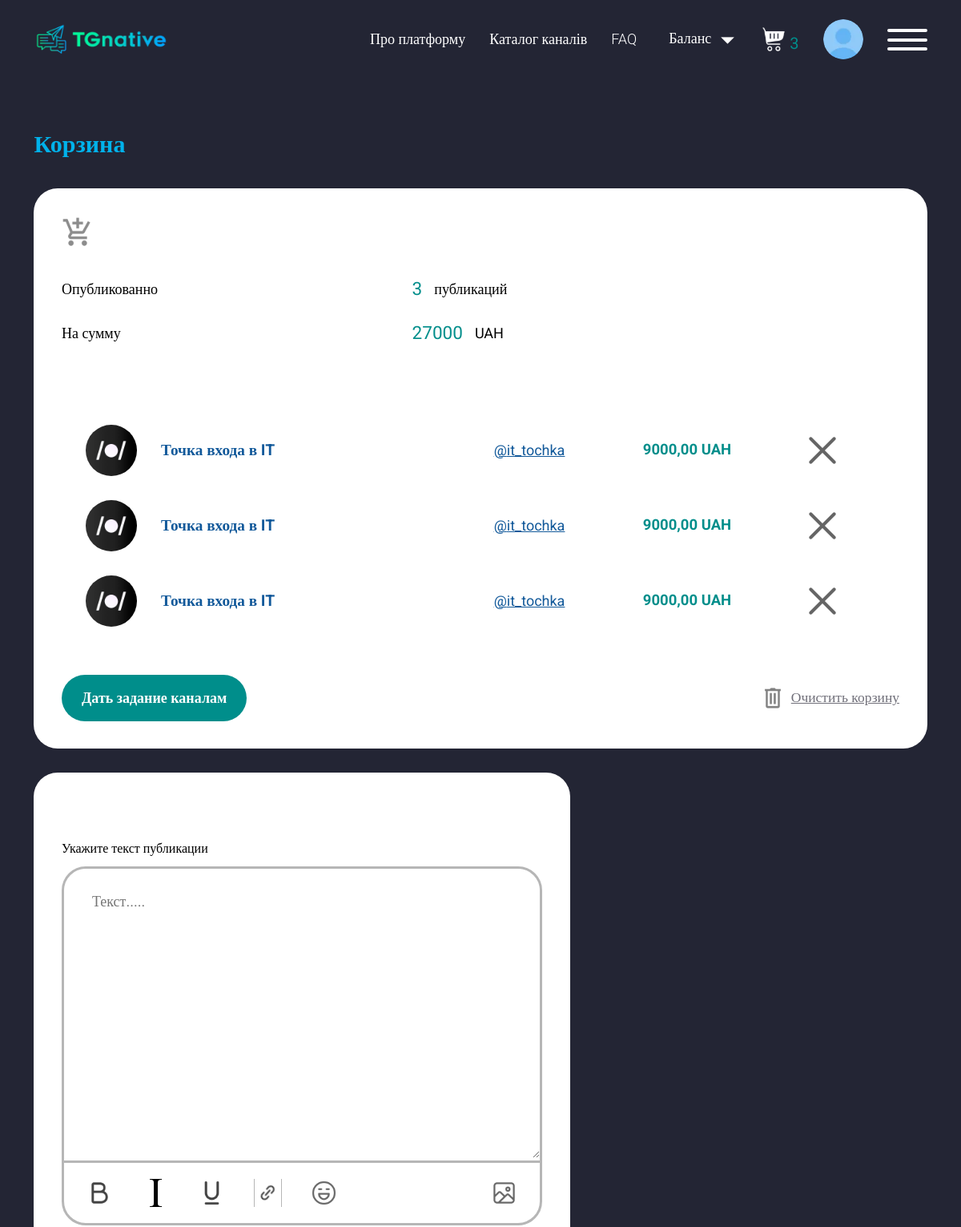
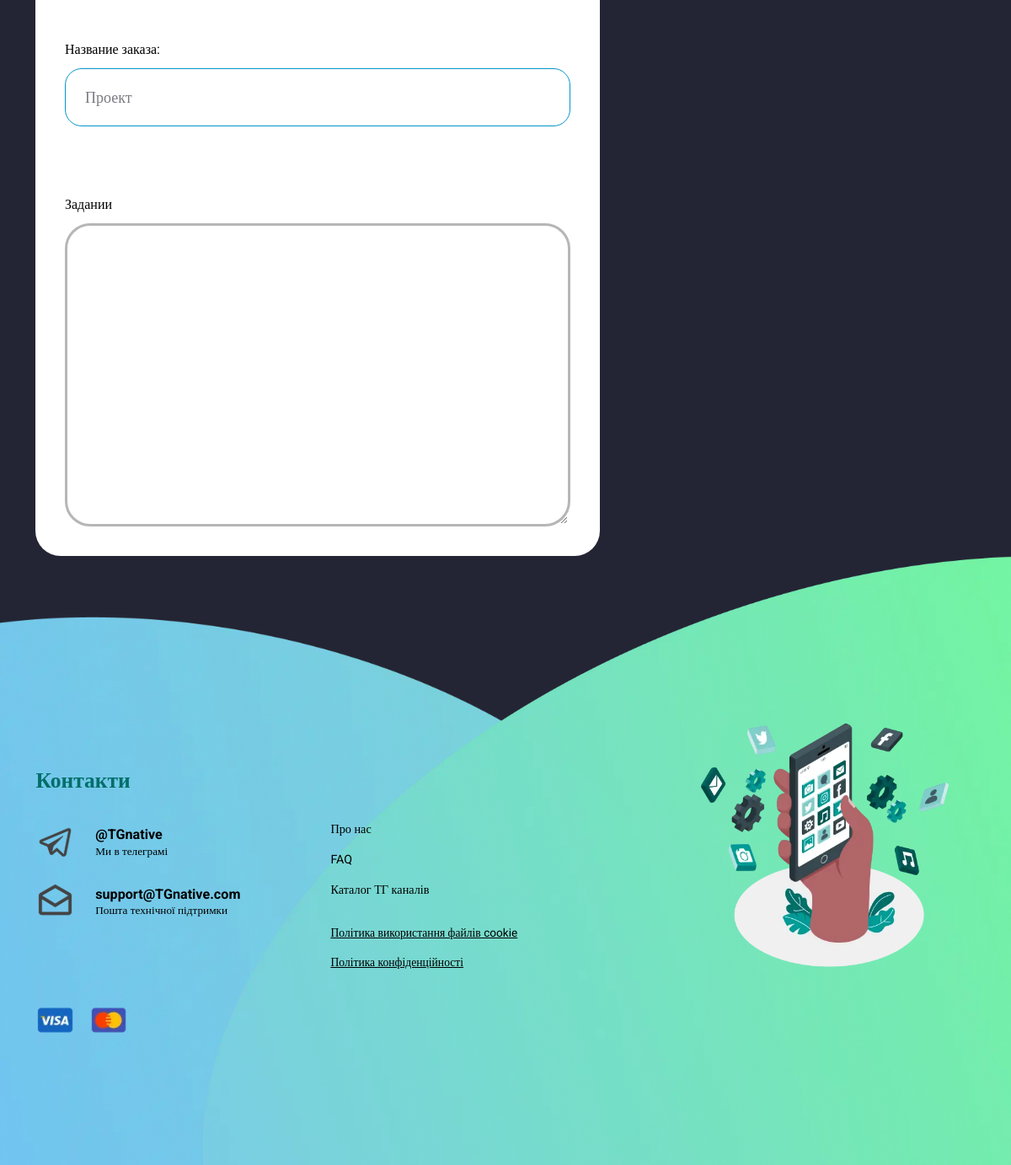
Screenshot of /basket/ (signed in) with the database file from the repository (2 pictures, top to bottom).
### accounts/models.py (models this page shows, shortened)
class Add_Reklama(models.Model):
    from API.models import Chanel
    class Status(models.TextChoices):
        DRAFT = 'WT', 'Waiting'
        PUBLISHED = "DN", "Done"
    chanel=models.ForeignKey(Chanel,on_delete=models.CASCADE)
    format=models.ForeignKey(Cost_Format,on_delete=models.CASCADE)
    user_order=models.ForeignKey(Profile_advertiser,on_delete=models.CASCADE,null=True)
    text_ads=models.TextField(null=True)
    media=models.ImageField(null=True,blank=True)
    name_ads = models.CharField(max_length=150,null=True)
    comment=models.TextField(null=True)
    commented=models.TextField(null=True,blank=True)
    order_data=models.DateTimeField(null=True,blank=True)
    stars_like=models.IntegerField(null=True,blank=True)
    aprove = models.BooleanField(default=False)
    status = models.CharField(max_length=2, choices=Status.choices,
                              default=Status.DRAFT)

class Cost_Format(models.Model):
    add_chanel=models.ForeignKey(Add_chanel,on_delete=models.CASCADE,related_name='cost_formats')
    placement_format = models.CharField(max_length=100)
    cost_per_format = models.DecimalField(max_digits=10, decimal_places=2)

### API/models.py (models this page shows, shortened)
class Chanel(models.Model):
    chanel_link=models.CharField(max_length=150)
    name=models.CharField(max_length=150,verbose_name="Называние канала")
    pictures=models.ImageField(verbose_name='Лого')
    subscribers=models.IntegerField()
    views=models.IntegerField()
    created_at=models.DateTimeField(auto_now_add=True)
    last_update=models.DateTimeField(auto_now=True)
    add_chanel =models.ForeignKey(Add_chanel, on_delete=models.CASCADE)
    username=models.CharField(max_length=140)
    daily_subscribers=models.IntegerField(default=0, blank=True, null=True)
    weekly_subscribers=models.IntegerField(default=0, blank=True, null=True)
    weekly_monthy = models.IntegerField(default=0, blank=True, null=True)
    class Meta:
        verbose_name="Канал"
        verbose_name_plural="Канал"
        ordering=['-subscribers']

### accounts/views.py (the view, shortened to what this page needs)
# urls.py: path('basket/',views.Basket.as_view(),name='basket'),
class Basket(LoginRequiredMixin,TemplateView):
    template_name = 'basket.html'
    success_url = reverse_lazy('login_reklama')
    login_url = reverse_lazy('login')
    def get_queryset(self):
        return Add_Reklama.objects.filter(
            user_order__username=self.request.user,
            text_ads=None
        )
    def get_context_data(self, *, object_list=None, **kwargs):
        context = super().get_context_data(**kwargs)
        ads=self.get_queryset()
        context['sum']=ads.aggregate(total=Sum('format__cost_per_format'))['total']
        context['chanel']=ads
        context['count']=ads.count()
        context['form']=BasketForm()
        return context

### accounts/forms.py
class BasketForm(forms.ModelForm):
    text_ads=forms.CharField(max_length=63,label="Линк",widget=forms.Textarea(attrs={'class': 'item-cart-public__textarea', 'placeholder': 'Текст.....'}))
    name_ads = forms.CharField(max_length=63, label="Линк",widget=forms.TextInput(attrs={'class': 'auth-form__input', 'placeholder': 'Проект'}))
    comment=forms.CharField(max_length=63,label="Линк",widget=forms.Textarea(attrs={'class': 'item-cart-public__textarea'}))
    media = forms.ImageField(
        required=False,
        widget=forms.FileInput(attrs={'id': 'photoInput', 'style': 'display: none;'})
    )
    class Meta:
        model = Add_Reklama
        fields = ['name_ads', 'text_ads', 'media', 'comment']

### accounts/templates/basket.html (shortened to what this page needs)
{% extends 'base.html' %}
{% load static %}
{% block content %}
   <main class="page">
			<section class="cart">
			 <form method="post"  enctype="multipart/form-data">
				<div class="cart__container">
					<h2 class="title">Корзина</h2>
					<div class="cart__item item-cart squire">
						<div class="cart__icon">
							<img class="img-fluid" src="{% static 'img/channel/add.svg' %}" class="dont-fill" alt="">
						</div>
						<div class="item-cart__content">
							<div class="item-cart__row">
								<div class="label-black label-black_s24">Опубликованно</div>
								<div class="label-black label-black_s24 item-cart__row-val">
									<span class="label-dark-green label-dark-green_s24">{{count}}</span>
									публикаций
								</div>
							</div>
							<div class="item-cart__row">
								<div class="label-black label-black_s24">На сумму</div>
								<div class="label-black label-black_s24 label-black_s24 item-cart__row-val">
									<span class="label-dark-green label-dark-green_s24">{{sum}}</span>
									UAH
								</div>
							</div>
						</div>
						<div class="table-wrap">
                                <table class="table table_w">
                                    <tbody>
                                    {% for item in chanel %}
                                    <tr>
                                        <td class="table-row" scope="row">
                                            <div class="table-row__head table-row__head_center">
                                                <a href="#" target="_blank" class="table-row__img">
                                                    <picture>
                                                        <source srcset="/{{item.chanel.pictures}}" type="image/webp">
                                                        <img class="img-fluid" src="/{{item.chanel.pictures}}" alt=""></picture>
                                                </a>
                                                <div class="table-row__content">
                                                    <div class="table-row__content">
                                                        <a href="#" target="_blank"
                                                           class="label-dark-blue label-dark-blue_s20 hhv-green">{{item.chanel.name}}</a>
                                                    </div>
                                                </div>
                                            </div>
                                        </td>
                                        <td class="table-row">
                                            <a href="{{item.chanel.chanel_link }}" target="_blank"
                                               class="label-dark-blue label-dark-blue_s16 label-underline hhv-green">
											@{{item.chanel.chanel_link| cut:'https://t.me/'}}
											</a>
                                        </td>
                                        <td class="table-row">
                                            <div class="label-dark-green label-dark-green_fw700 label-dark_s20">{{item.format.cost_per_format}}
                                                UAH
                                            </div>
                                        </td>
                                        <td class="table-row">
                                           <button class="item-cart-public__exit" type="button" id="delete" value="{{item.id}}" ">
								<img class="img-fluid" src="{% static 'img/cart/exit.svg' %}" class="dont-fill" alt="">
							</button>
                                        </td>
                                    </tr>
                                    {% endfor %}
                                    </tbody>
                                </table>
                            </div>
						<div class="item-cart__bottom">
							<button class="button" type="submit">Дать задание каналам</button>
							<button class="item-cart__reset" type="button">
								<img src="{% static 'img/icons/trash.svg' %}" class="dont-fill" alt="">
								<span id="delete-trigger" class="hhv-green">Очистить корзину</span>
							</button>
						</div>
					</div>
					<div class="item-cart-public squire">
							<div class="item-cart-public__item">
								<label for="text" class="label-black label-black_s16">Укажите текст публикации</label>
								<div class="item-cart-public__textarea-wrap">
									{{form.text_ads}}
									<div class="item-cart-public__textarea-bottom">
										<div class="item-cart-public__textarea-bottom-list">
											<button class="textarea-btn" type="button">
												<img src="{% static 'img/cart/1.svg' %}" class="dont-fill" alt="">
											</button>
											<button class="textarea-btn" type="button">
												<img src="{% static 'img/cart/2.svg' %}" class="dont-fill" alt="">
											</button>
											<button class="textarea-btn" type="button">
												<img src="{% static 'img/cart/3.svg' %}" class="dont-fill" alt="">
											</button>
											<button class="textarea-btn textarea-btn_link" type="button">
												<img src="{% static 'img/cart/4.svg' %}" class="dont-fill" alt="">
											</button>
											<button class="textarea-btn" type="button">
												<img src="{% static 'img/cart/5.svg' %}" class="dont-fill" alt="">
											</button>
										</div>
										<button data-da=".item-cart-public__textarea-bottom-list,767.98" id="changePhoto" title="Загрузить фото/видео" class="textarea-btn" type="button">
											<img src="{% static 'img/cart/6.svg' %}" class="dont-fill" alt="">
										</button>
									</div>
								</div>
							</div>
							<div class="item-cart-public__item">
								<label for="subjects" class="label-black label-black_s16">Название заказа:</label>
                                 {{form.name_ads}}
								<p class="item-cart-public__form-text">Это будет видно только вам</p>
							</div>
							<div class="item-cart-public__item">
								<label for="text" class="label-black label-black_s16">Задании</label>
								{{form.comment}}
							</div>
						</form>
					</div>
{% endblock %}

### rows the page displays
Add_Reklama: chanel.pictures (picture), chanel.name "Точка входа в IT", chanel.chanel_link "it_tochka", format.cost_per_format "9000,00", {{ item.id }} 414 (drawn)
Add_Reklama: chanel.pictures (picture), chanel.name "Точка входа в IT", chanel.chanel_link "it_tochka", format.cost_per_format "9000,00", {{ item.id }} 415 (drawn)
Add_Reklama: chanel.pictures (picture), chanel.name "Точка входа в IT", chanel.chanel_link "it_tochka", format.cost_per_format "9000,00", {{ item.id }} 416 (drawn)

### other values shown
{{ number_count }} "3"
{{ count }} "3"
{{ sum }} "27000"
